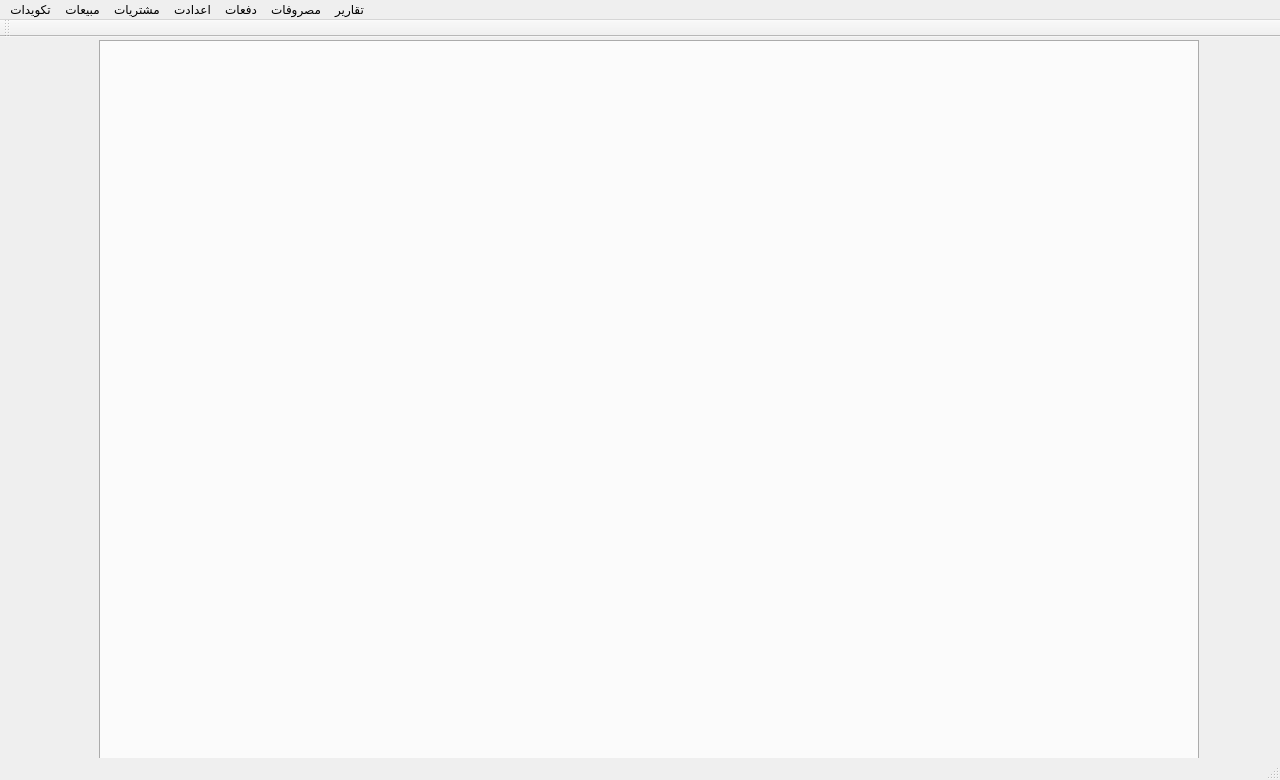
<?xml version="1.0" encoding="UTF-8"?>
<ui version="4.0">
 <class>MainWindow</class>
 <widget class="QMainWindow" name="MainWindow">
  <property name="geometry">
   <rect>
    <x>0</x>
    <y>0</y>
    <width>1280</width>
    <height>780</height>
   </rect>
  </property>
  <property name="minimumSize">
   <size>
    <width>1280</width>
    <height>780</height>
   </size>
  </property>
  <property name="maximumSize">
   <size>
    <width>1280</width>
    <height>780</height>
   </size>
  </property>
  <property name="windowTitle">
   <string>Fatora</string>
  </property>
  <property name="styleSheet">
   <string notr="true">QWidget#centralWidget {

background-repeat:no;
background-position:100px;}

</string>
  </property>
  <widget class="QWidget" name="centralWidget">
   <widget class="QTabWidget" name="tabWidget">
    <property name="enabled">
     <bool>true</bool>
    </property>
    <property name="geometry">
     <rect>
      <x>99</x>
      <y>3</y>
      <width>1100</width>
      <height>720</height>
     </rect>
    </property>
    <property name="styleSheet">
     <string notr="true"/>
    </property>
    <property name="currentIndex">
     <number>-1</number>
    </property>
    <property name="tabsClosable">
     <bool>true</bool>
    </property>
   </widget>
  </widget>
  <widget class="QMenuBar" name="menuBar">
   <property name="geometry">
    <rect>
     <x>0</x>
     <y>0</y>
     <width>1280</width>
     <height>24</height>
    </rect>
   </property>
   <property name="defaultUp">
    <bool>false</bool>
   </property>
   <property name="nativeMenuBar">
    <bool>true</bool>
   </property>
   <widget class="QMenu" name="menuRegister">
    <property name="title">
     <string>تكويدات</string>
    </property>
    <addaction name="actionItems"/>
    <addaction name="separator"/>
    <addaction name="action_9"/>
    <addaction name="actionCustomer"/>
    <addaction name="actionSupplier"/>
    <addaction name="separator"/>
    <addaction name="actionSeason"/>
    <addaction name="actionCategory"/>
    <addaction name="actionClass"/>
    <addaction name="action_2"/>
    <addaction name="action_3"/>
    <addaction name="action_7"/>
   </widget>
   <widget class="QMenu" name="menuSales">
    <property name="title">
     <string>مبيعات</string>
    </property>
    <addaction name="actionSales_Return"/>
    <addaction name="separator"/>
   </widget>
   <widget class="QMenu" name="menuBuy">
    <property name="title">
     <string>مشتريات</string>
    </property>
    <addaction name="actionBuy_Return"/>
    <addaction name="separator"/>
   </widget>
   <widget class="QMenu" name="menusetting">
    <property name="title">
     <string>اعدادت</string>
    </property>
    <addaction name="actionsetting"/>
    <addaction name="action_8"/>
   </widget>
   <widget class="QMenu" name="menu">
    <property name="title">
     <string>دفعات</string>
    </property>
    <addaction name="action"/>
   </widget>
   <widget class="QMenu" name="menu_2">
    <property name="title">
     <string>مصروفات</string>
    </property>
    <addaction name="action_4"/>
   </widget>
   <widget class="QMenu" name="menu_3">
    <property name="title">
     <string>تقارير</string>
    </property>
    <addaction name="action_5"/>
    <addaction name="actiontest"/>
    <addaction name="action_6"/>
    <addaction name="action_10"/>
   </widget>
   <addaction name="menuRegister"/>
   <addaction name="menuSales"/>
   <addaction name="menuBuy"/>
   <addaction name="menusetting"/>
   <addaction name="menu"/>
   <addaction name="menu_2"/>
   <addaction name="menu_3"/>
  </widget>
  <widget class="QToolBar" name="mainToolBar">
   <attribute name="toolBarArea">
    <enum>TopToolBarArea</enum>
   </attribute>
   <attribute name="toolBarBreak">
    <bool>false</bool>
   </attribute>
  </widget>
  <widget class="QStatusBar" name="statusBar"/>
  <action name="actionCustomer">
   <property name="text">
    <string>تكويد العملاء</string>
   </property>
  </action>
  <action name="actionSupplier">
   <property name="text">
    <string>تكويد الموردين</string>
   </property>
  </action>
  <action name="actionColor">
   <property name="text">
    <string>Color</string>
   </property>
  </action>
  <action name="actionSize">
   <property name="text">
    <string>Size</string>
   </property>
  </action>
  <action name="actionSeason">
   <property name="enabled">
    <bool>false</bool>
   </property>
   <property name="text">
    <string>تكويد المواسم</string>
   </property>
   <property name="visible">
    <bool>false</bool>
   </property>
   <property name="iconVisibleInMenu">
    <bool>false</bool>
   </property>
  </action>
  <action name="actionSales_Return">
   <property name="text">
    <string>Sales/Return</string>
   </property>
  </action>
  <action name="actionBuy_Return">
   <property name="text">
    <string>Buy/Return</string>
   </property>
  </action>
  <action name="actionCategory">
   <property name="enabled">
    <bool>true</bool>
   </property>
   <property name="text">
    <string>تكويد المجموعات</string>
   </property>
   <property name="visible">
    <bool>true</bool>
   </property>
  </action>
  <action name="actionClass">
   <property name="text">
    <string>تكويد الاقسام</string>
   </property>
   <property name="visible">
    <bool>false</bool>
   </property>
  </action>
  <action name="actionItems">
   <property name="enabled">
    <bool>true</bool>
   </property>
   <property name="text">
    <string>تكويد الاصناف</string>
   </property>
   <property name="iconVisibleInMenu">
    <bool>true</bool>
   </property>
  </action>
  <action name="actionsetting">
   <property name="text">
    <string>setting</string>
   </property>
  </action>
  <action name="action">
   <property name="text">
    <string>دفعات عملاء/موردين</string>
   </property>
  </action>
  <action name="action_2">
   <property name="text">
    <string>تكويد الخزائن</string>
   </property>
  </action>
  <action name="action_3">
   <property name="text">
    <string>تكويد المخازن</string>
   </property>
  </action>
  <action name="action_4">
   <property name="text">
    <string>مصرفات</string>
   </property>
  </action>
  <action name="action_5">
   <property name="text">
    <string>تقرير يومي</string>
   </property>
  </action>
  <action name="actiontest">
   <property name="text">
    <string>تقارير</string>
   </property>
  </action>
  <action name="action_6">
   <property name="text">
    <string>مورد</string>
   </property>
  </action>
  <action name="action_7">
   <property name="text">
    <string>تكويد الموظفين</string>
   </property>
  </action>
  <action name="action_8">
   <property name="text">
    <string>ادارة الموظفين</string>
   </property>
  </action>
  <action name="action_9">
   <property name="text">
    <string>قائمة الاصناف</string>
   </property>
  </action>
  <action name="action_10">
   <property name="text">
    <string>عملاء</string>
   </property>
  </action>
 </widget>
 <layoutdefault spacing="6" margin="11"/>
 <resources/>
 <connections/>
</ui>
